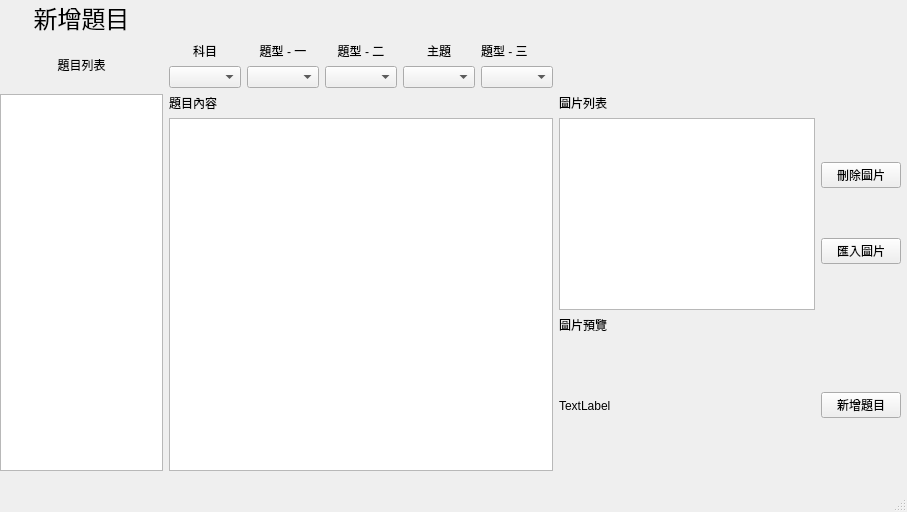
<?xml version="1.0" encoding="UTF-8"?>
<ui version="4.0">
 <class>MainWindow</class>
 <widget class="QMainWindow" name="MainWindow">
  <property name="geometry">
   <rect>
    <x>0</x>
    <y>0</y>
    <width>907</width>
    <height>512</height>
   </rect>
  </property>
  <property name="windowTitle">
   <string>MainWindow</string>
  </property>
  <widget class="QWidget" name="centralwidget">
   <widget class="QWidget" name="gridLayoutWidget">
    <property name="geometry">
     <rect>
      <x>0</x>
      <y>0</y>
      <width>901</width>
      <height>471</height>
     </rect>
    </property>
    <layout class="QGridLayout" name="gridLayout">
     <item row="1" column="0">
      <widget class="QLabel" name="label_question_list">
       <property name="text">
        <string>題目列表</string>
       </property>
       <property name="alignment">
        <set>Qt::AlignCenter</set>
       </property>
      </widget>
     </item>
     <item row="1" column="1">
      <layout class="QGridLayout" name="gridLayout_2">
       <item row="1" column="0">
        <widget class="QComboBox" name="comboBox_question_0"/>
       </item>
       <item row="0" column="3">
        <widget class="QLabel" name="label_question_type_3">
         <property name="text">
          <string>主題</string>
         </property>
         <property name="alignment">
          <set>Qt::AlignCenter</set>
         </property>
        </widget>
       </item>
       <item row="0" column="1">
        <widget class="QLabel" name="label_question_type_1">
         <property name="text">
          <string>題型 - 一</string>
         </property>
         <property name="alignment">
          <set>Qt::AlignCenter</set>
         </property>
        </widget>
       </item>
       <item row="0" column="0">
        <widget class="QLabel" name="label_question_type_0">
         <property name="text">
          <string>科目</string>
         </property>
         <property name="alignment">
          <set>Qt::AlignCenter</set>
         </property>
        </widget>
       </item>
       <item row="0" column="2">
        <widget class="QLabel" name="label_question_type_2">
         <property name="text">
          <string>題型 - 二</string>
         </property>
         <property name="alignment">
          <set>Qt::AlignCenter</set>
         </property>
        </widget>
       </item>
       <item row="0" column="4">
        <widget class="QLabel" name="label_question_type_4">
         <property name="text">
          <string>題型 - 三</string>
         </property>
        </widget>
       </item>
       <item row="1" column="1">
        <widget class="QComboBox" name="comboBox_question_1"/>
       </item>
       <item row="1" column="2">
        <widget class="QComboBox" name="comboBox_question_2"/>
       </item>
       <item row="1" column="3">
        <widget class="QComboBox" name="comboBox_question_3"/>
       </item>
       <item row="1" column="4">
        <widget class="QComboBox" name="comboBox_question_4"/>
       </item>
      </layout>
     </item>
     <item row="2" column="2">
      <layout class="QVBoxLayout" name="verticalLayout">
       <item>
        <layout class="QGridLayout" name="gridLayout_3">
         <item row="6" column="0">
          <widget class="QLabel" name="label_image_preview_text">
           <property name="text">
            <string>圖片預覽</string>
           </property>
          </widget>
         </item>
         <item row="0" column="0">
          <widget class="QLabel" name="label_image_list">
           <property name="text">
            <string>圖片列表</string>
           </property>
          </widget>
         </item>
         <item row="7" column="0">
          <widget class="QLabel" name="label_image_preview">
           <property name="sizePolicy">
            <sizepolicy hsizetype="Expanding" vsizetype="Expanding">
             <horstretch>0</horstretch>
             <verstretch>0</verstretch>
            </sizepolicy>
           </property>
           <property name="text">
            <string>TextLabel</string>
           </property>
           <property name="scaledContents">
            <bool>false</bool>
           </property>
          </widget>
         </item>
         <item row="4" column="1">
          <layout class="QVBoxLayout" name="verticalLayout_3">
           <item>
            <widget class="QPushButton" name="button_delete_image">
             <property name="text">
              <string>刪除圖片</string>
             </property>
            </widget>
           </item>
           <item>
            <widget class="QPushButton" name="button_import_image">
             <property name="text">
              <string>匯入圖片</string>
             </property>
            </widget>
           </item>
          </layout>
         </item>
         <item row="4" column="0">
          <widget class="QListWidget" name="list_weight_image">
           <property name="enabled">
            <bool>true</bool>
           </property>
           <property name="sizePolicy">
            <sizepolicy hsizetype="Fixed" vsizetype="Fixed">
             <horstretch>0</horstretch>
             <verstretch>0</verstretch>
            </sizepolicy>
           </property>
          </widget>
         </item>
         <item row="7" column="1">
          <widget class="QPushButton" name="button_add_question">
           <property name="text">
            <string>新增題目</string>
           </property>
          </widget>
         </item>
        </layout>
       </item>
      </layout>
     </item>
     <item row="0" column="0">
      <widget class="QLabel" name="label_add_edit_question">
       <property name="font">
        <font>
         <family>微軟正黑體 Light</family>
         <pointsize>18</pointsize>
        </font>
       </property>
       <property name="text">
        <string>新增題目</string>
       </property>
       <property name="alignment">
        <set>Qt::AlignCenter</set>
       </property>
      </widget>
     </item>
     <item row="2" column="1">
      <layout class="QVBoxLayout" name="verticalLayout_5">
       <item>
        <widget class="QLabel" name="label_3">
         <property name="text">
          <string>題目內容</string>
         </property>
        </widget>
       </item>
       <item>
        <widget class="QPlainTextEdit" name="text_edit_question"/>
       </item>
      </layout>
     </item>
     <item row="2" column="0">
      <widget class="QListWidget" name="list_weight_question"/>
     </item>
    </layout>
   </widget>
  </widget>
  <widget class="QMenuBar" name="menubar">
   <property name="geometry">
    <rect>
     <x>0</x>
     <y>0</y>
     <width>907</width>
     <height>21</height>
    </rect>
   </property>
  </widget>
  <widget class="QStatusBar" name="statusbar"/>
 </widget>
 <resources/>
 <connections/>
</ui>
